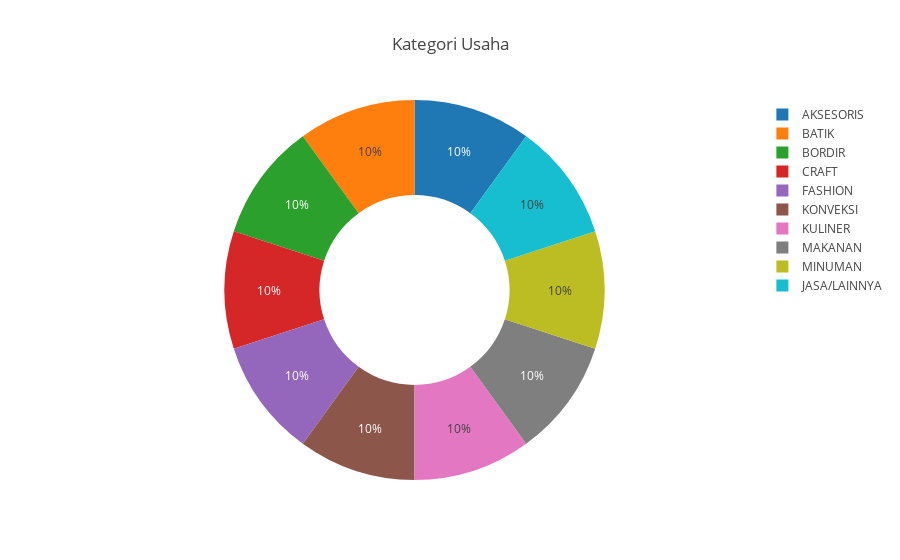

Notebook source saved alongside this figure:
### Markdown cell above
### **Berapa persen kah nilai kemunculan Kategori Usaha dalam data?**

### Code cell
bivariate_visualization_pie(
    data=data,
    names='kategori_usaha',
    title='Kategori Usaha',
    hole=0.5
)

### Figure 1 — Plotly figure (JSON) as saved in the notebook; plotly's stock layout.template omitted (floating-point values rounded to 4 significant figures; data arrays with more than 128 entries replaced by an {"elided": "..."} marker saying what was removed)
{"data": [{"domain": {"x": [0, 1], "y": [0, 1]}, "hole": 0.5, "hovertemplate": "kategori_usaha=%{label}<extra></extra>", "labels": {"elided": "1350 str values"}, "legendgroup": "", "name": "", "showlegend": true, "type": "pie"}], "layout": {"autosize": true, "legend": {"tracegroupgap": 0}, "title": {"text": "Kategori Usaha"}}}
